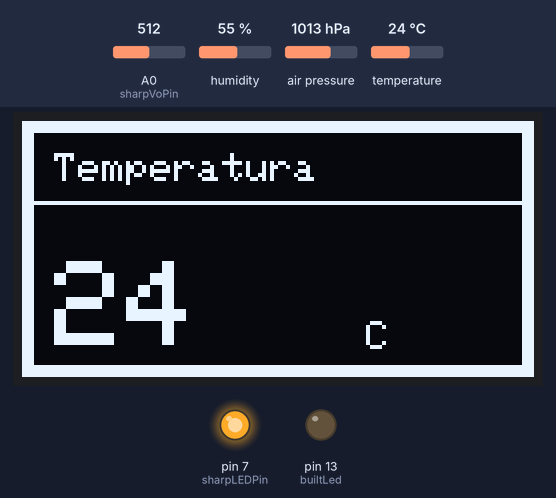
This sketch was run on a simulated Arduino Uno, built with avr-gcc and run on an emulated ATmega328P. Parts: 128×64 one-colour display, output pins drawn as LEDs (lit = HIGH). Inputs (shaded band) come from the test bench; at power-on: humidity 55 %, air pressure 1013 hPa, A0 (sharpVoPin) = 512, temperature 24 °C. Pins used as bus, display or sensor lines are not drawn.

Above: at 1.2 s.
1.3 s: humidity set to 22 %
At 2.5 s:
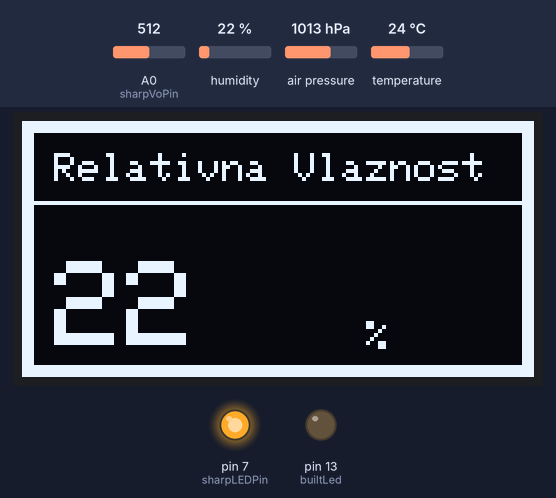
11.7 s: air pressure set to 952 hPa
At 15.4 s:
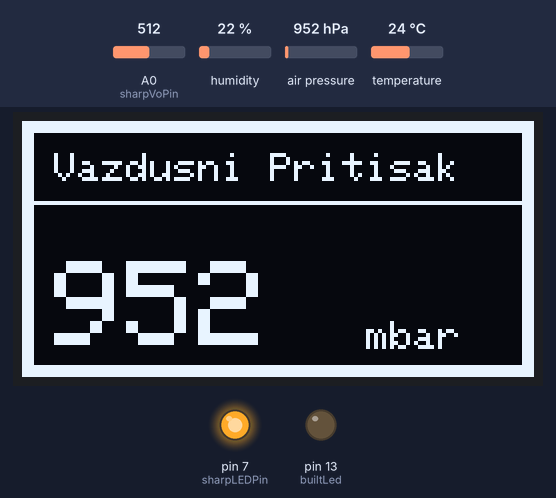
17.8 s: A0 (sharpVoPin) set to 716
At 29.7 s:
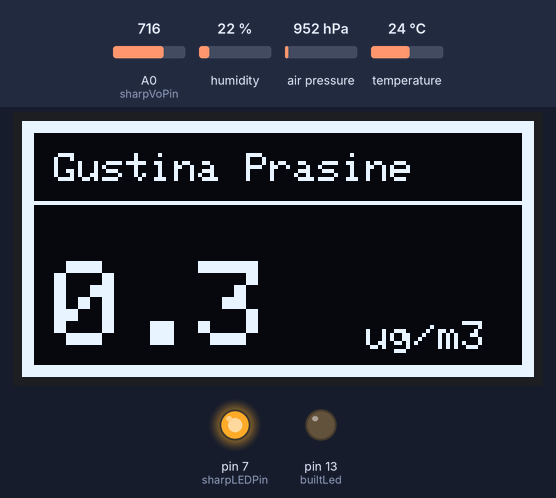
31.8 s: temperature set to 12 °C
At 41.7 s:
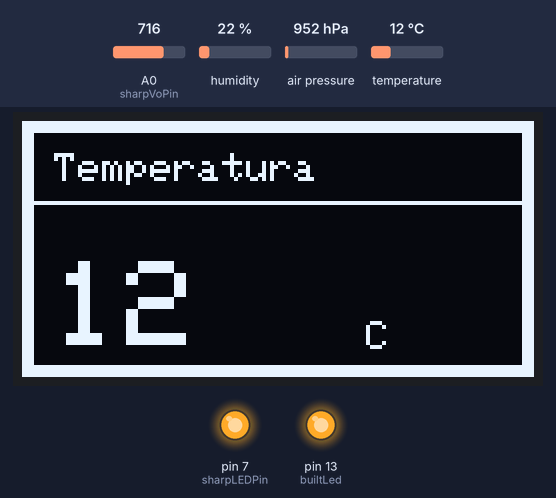
45.8 s: A0 (sharpVoPin) set to 992
At 59.6 s:
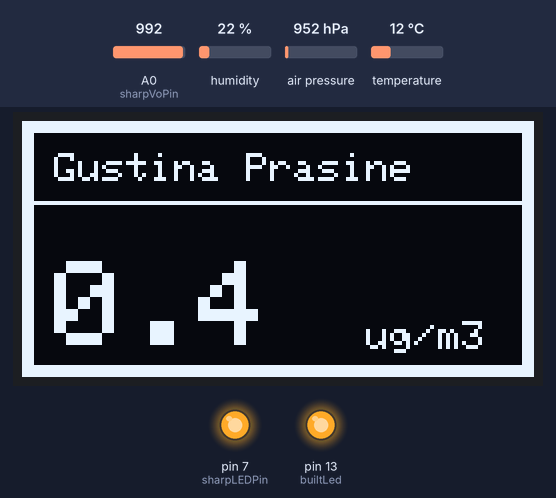
59.8 s: A0 (sharpVoPin) set to 306
At 70.3 s:
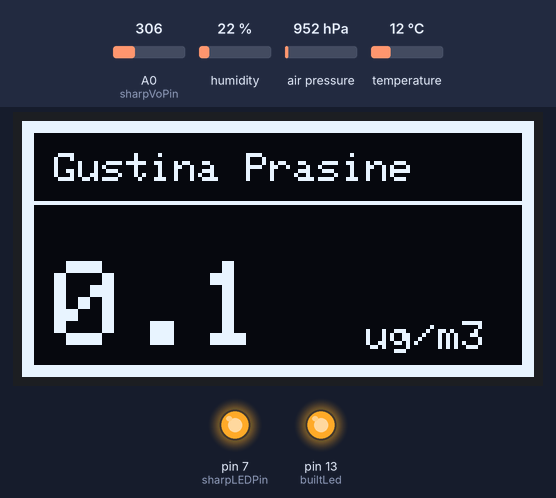
Timing chart, 0 to 71.8 s (numbered marks = the images above; inputs shaded):
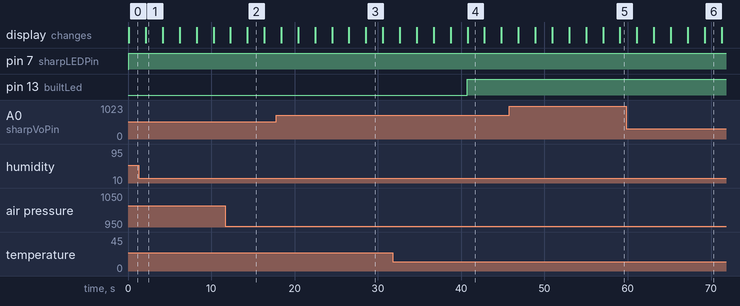

The sketch:

dust.ino
```cpp
#include <Wire.h>
#include <SPI.h>
#include <Adafruit_Sensor.h>
#include <Adafruit_BME280.h>
#include <Adafruit_GFX.h>
#include <Adafruit_SSD1306.h>
#define OLED_RESET 4
#define SCREEN_HEIGHT 64
#define SCREEN_WIDTH 128
Adafruit_SSD1306 display(SCREEN_WIDTH, SCREEN_HEIGHT, &Wire, OLED_RESET);
#define SEALEVELPRESSURE_HPA (1013.25)
Adafruit_BME280 bme;

int samplingTime = 280;
int deltaTime = 40;
int sleepTime = 9680;
const int sharpLEDPin = 7;
const int sharpVoPin = A0;
float voMeasured = 0;
float calcVoltage = 0;
float dustDensity = 0;

int powerFet = 9;
int builtLed = 13;

void setup() {
  pinMode(powerFet, OUTPUT);
  digitalWrite(powerFet, HIGH);
  pinMode(sharpLEDPin, OUTPUT);
  pinMode(builtLed, OUTPUT);
  display.begin(SSD1306_SWITCHCAPVCC, 0x3C);
  display.clearDisplay();
  display.setTextColor(WHITE);
  display.fillRect(0,0,128,64, WHITE);
  display.fillRect(3,3,122,58,INVERSE);
  display.drawLine(0, 20, 128, 20, WHITE);
  display.display();
  bool status;
  status = bme.begin(0x76);
    if (!status) {
        Serial.println("Could not find a valid BME280 sensor, check wiring!");
        while (1);
    }
}

void printValue(String text,float value, String units){ //opciona funkcija, nije neophodna
  display.fillRect(3,3,122,16, BLACK);
  display.fillRect(3,22,122,39, BLACK);
  display.setTextSize(1);
  display.setTextColor(WHITE);
  display.setCursor(8,8);
  display.print(text);
  display.setTextSize(3);
  display.setTextColor(WHITE);
  display.setCursor(8,35);
  display.print(value, 0);
  display.setTextSize(2);
  display.setCursor(55,43);
  display.print(units);
  display.display();
}
void eraseField(){
  display.fillRect(3,3,122,16, BLACK);
  display.fillRect(3,22,122,39, BLACK);
}

void loop() {


  digitalWrite(sharpLEDPin,LOW);
  delayMicroseconds(samplingTime);
  voMeasured = analogRead(sharpVoPin);
  delayMicroseconds(deltaTime);
  digitalWrite(sharpLEDPin,HIGH);
  delayMicroseconds(sleepTime);
  calcVoltage = voMeasured * (3.3 / 1024);
  dustDensity = 0.17 * calcVoltage - 0.1;


  //printValue("Temperatura",bme.readTemperature()," C");
  eraseField();
  display.setTextSize(1);
  display.setTextColor(WHITE);
  display.setCursor(8,8);
  display.print("Temperatura");
  display.setTextSize(3);
  display.setTextColor(WHITE);
  display.setCursor(8,35);
  display.print(bme.readTemperature(), 0);
  display.setTextSize(1);
  display.setCursor(80,50);
  display.print(" C");
  display.display();

  delay(2000);

  //printValue("Relativna Vlaznost",bme.readHumidity()," %");
  eraseField();
  display.setTextSize(1);
  display.setTextColor(WHITE);
  display.setCursor(8,8);
  display.print("Relativna Vlaznost");
  display.setTextSize(3);
  display.setTextColor(WHITE);
  display.setCursor(8,35);
  display.print(bme.readHumidity(), 0);
  display.setTextSize(1);
  display.setCursor(80,50);
  display.print(" %");
  display.display();

  delay(2000);

  //printValue("Vazdusni Pritisak",bme.readPressure() / 100.0F," mbar");
  eraseField();
  display.setTextSize(1);
  display.setTextColor(WHITE);
  display.setCursor(8,8);
  display.print("Vazdusni Pritisak");
  display.setTextSize(3);
  display.setTextColor(WHITE);
  display.setCursor(8,35);
  display.print(bme.readPressure() / 100.0F, 0);
  display.setTextSize(1);
  display.setCursor(80,50);
  display.print(" mbar");
  display.display();

  delay(2000);


  //printValue("Nadmorska Visiona",bme.readAltitude(SEALEVELPRESSURE_HPA)," m");
  eraseField();
  display.setTextSize(1);
  display.setTextColor(WHITE);
  display.setCursor(8,8);
  display.print("Nadmorska Visiona");
  display.setTextSize(3);
  display.setTextColor(WHITE);
  display.setCursor(8,35);
  display.print(bme.readAltitude(SEALEVELPRESSURE_HPA), 0);
  display.setTextSize(1);
  display.setCursor(80,50);
  display.print(" m");
  display.display();

  delay(2000);


  //printValue("Gustina Prasine",dustDensity," ug/m3");
  display.fillRect(3,3,122,16, BLACK);
  display.fillRect(3,22,122,39, BLACK);
  display.setTextSize(1);
  display.setTextColor(WHITE);
  display.setCursor(8,8);
  display.print("Gustina Prasine");
  display.setTextSize(3);
  display.setTextColor(WHITE);
  display.setCursor(8,35);
  display.print(dustDensity,1);
  display.setTextSize(1);
  display.setCursor(80,50);
  display.print(" ug/m3");
  display.display();

  delay(2000);


  if(millis() > 40000){
  digitalWrite(powerFet, LOW);
  digitalWrite(builtLed, HIGH);
  }
}
```

Measured:
- what the display in image 1 shows lasts 2.1 s, from 2.1 s to 4.2 s
